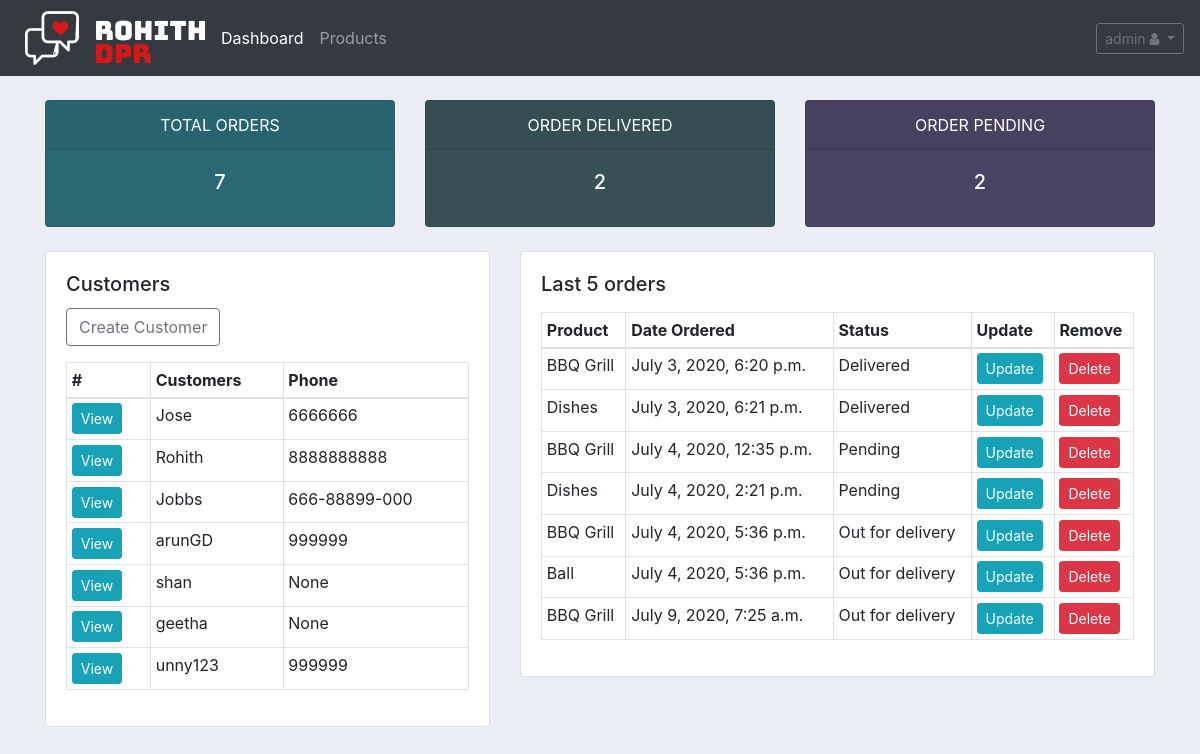
The app's page / (signed in) with its own data.
### accounts/models.py (models this page shows, shortened)
class Customer(models.Model):
    user = models.OneToOneField(User, null=True, blank=True, on_delete=models.CASCADE)
    name = models.CharField(max_length=200, null=True)
    profile_pic = models.ImageField(default='pro.jpg', null=True, blank=True)
    phone = models.CharField(max_length=200, null=True)
    email = models.CharField(max_length=200, null=True)
    date_created = models.DateTimeField(auto_now_add=True, null=True)

class Order(models.Model):
    STATUS = (
        ('Pending', 'Pending'),
        ('Out for delivery', 'Out for delivery'),
        ('Delivered', 'Delivered')
    )
    customer = models.ForeignKey(Customer, null=True, on_delete=models.SET_NULL)
    product = models.ForeignKey(Product, null=True, on_delete=models.SET_NULL)
    date_created = models.DateTimeField(auto_now_add=True, null=True)
    status = models.CharField(max_length=200, null=True, choices=STATUS)
    note = models.CharField(max_length=1000, null=True)

class Product(models.Model):
    CATEGORY = (
        ('Indoor', 'Indoor'),
        ('Out Door', 'Out Door')
    )
    name = models.CharField(max_length=300, null=True)
    price = models.FloatField(null=True)
    category = models.CharField(max_length=200, null=True, choices=CATEGORY)
    description = models.CharField(max_length=1000, null=True)
    date_created = models.DateTimeField(auto_now_add=True, null=True)
    tags = models.ManyToManyField(Tag)
    def __str__(self):
        return self.name

### accounts/decorators.py (the view)
    def wrapper_func(request, *args, **kwargs):
        group = None
        if request.user.groups.exists():
            group = request.user.groups.all()[0].name
        if group == 'admin':
            return view_func(request, *args, **kwargs)
        if group == 'customer':
            return redirect('user_page')

### accounts/views.py (called while the page is built)
@login_required(login_url='login_page')
@admin_only
def home(request):
    orders = Order.objects.all()
    customers = Customer.objects.all()
    total_orders = orders.count()
    delivered = orders.filter(status='Delivered').count()
    pending = orders.filter(status='Pending').count()
    context = {'orders': orders, 'customers': customers, 'total_orders': total_orders,
               'delivered': delivered, 'pending': pending}
    return render(request, 'accounts/dashboard.html', context)

### accounts/templates/accounts/dashboard.html
{% extends 'accounts/main.html' %}
{% block content %}
{% include 'accounts/status.html' %}
<br/>
<div class="container">
    <div class="row">
        <div class="col-md-5">
            <div class="card">
                <div class="card-body">
                    <h5 class="card-title">Customers</h5>
                    <button type="button" class="btn btn-outline-secondary btn-small">Create Customer</button>
                    <p class="card-text">
                    <table class="table table-bordered table-sm">
                        <thead>
                        <tr>
                            <th>#</th>
                            <th scope="col">Customers</th>
                            <th scope="col">Phone</th>
                        </tr>
                        </thead>
                        <tbody>
                        {% for customer in customers %}
                        <tr>
                            <td><a class="btn btn-sm btn-info" href="{% url 'customer_page' customer.id %}">View</a></td>
                            <td>{{ customer.name }}</td>
                            <td>{{ customer.phone }}</td>
                        </tr>
                        {% endfor %}
                        </tbody>
                    </table>
                    </p>
                </div>
            </div>
        </div>
        <div class="col-md-7">
            <div class="card">
                <div class="card-body">
                    <h5 class="card-title">Last 5 orders</h5>
                    <p class="card-text">
                    <table class="table table-bordered table-sm">
                        <thead>
                        <tr>
                            <th scope="col">Product</th>
                            <th scope="col">Date Ordered</th>
                            <th scope="col">Status</th>
                            <th scope="col">Update</th>
                            <th scope="col">Remove</th>
                        </tr>
                        </thead>
                        <tbody>
                        {% for order in orders %}
                        <tr>
                            <td>{{ order.product }}</td>
                            <td>{{ order.date_created }}</td>
                            <td>{{ order.status }}</td>
                            <td><a class="btn btn-sm btn-info" href="{% url 'update_order_form' order.id %}">Update</a></td>
                            <td><a class="btn btn-sm btn-danger" href="{% url 'delete_order_form' order.id %}">Delete</a></td>
                        </tr>
                        {% endfor %}
                        </tbody>
                    </table>
                    </p>
                </div>
            </div>
        </div>
    </div>
</div>
{% endblock %}

### accounts/templates/accounts/main.html (shortened to what this page needs)
{% load static %}
<!DOCTYPE html>
<html lang="en">
<head>
    <link rel="stylesheet" href="https://maxcdn.bootstrapcdn.com/bootstrap/4.0.0/css/bootstrap.min.css"
>
    <link rel="stylesheet" href="https://stackpath.bootstrapcdn.com/font-awesome/4.7.0/css/font-awesome.min.css"
>
    <link rel="stylesheet" href="{% static 'css/main.css' %}">
</head>
<body>
{% include 'accounts/navbar.html' %}
{% block content %}
{% endblock %}
</body>
</html>

### accounts/templates/accounts/navbar.html (shortened to what this page needs)
{% load static %}
<nav class="navbar navbar-expand-lg navbar-dark bg-dark">
    <a href="{% url 'home_page' %}"><img src="{% static 'images/logo_new_one.png' %}"></a>
    <div class="collapse navbar-collapse" id="navbarNav">
        <ul class="navbar-nav">
            <li class="nav-item active">
                <a class="nav-link" href="{% url 'home_page' %}">Dashboard</a>
            </li>
            {% if request.user.is_staff %}
            <li class="nav-item">
                <a class="nav-link" href="{% url 'product_page'%}">Products</a>
            </li>
            {% endif %}
        </ul>
    </div>
    <div class="btn-group" role="group" aria-label="Button group with nested dropdown">
        <div class="btn-group btn-group-sm" role="group">
            <button id="btnGroupDrop1" type="button" class="btn btn-outline-secondary dropdown-toggle"
                    data-toggle="dropdown"
                    aria-haspopup="true" aria-expanded="false">
                {{ request.user }} <i class="fa fa-user"></i>
            </button>
        </div>
    </div>
</nav>

### accounts/templates/accounts/status.html (shortened to what this page needs)
<br/>
<div class="container">
    <div class="row">
        <div class="col-md-4">
            <div class="card text-center text-white" id="total-orders">
                <div class="card-header"> TOTAL ORDERS </div>
                <div class="card-body">
                    <h5 class="card-title">{{ total_orders }}</h5>
                </div>
            </div>
        </div>
        <div class="col-md-4">
            <div class="card text-center text-white" id="order-delivered">
                 <div class="card-header"> ORDER DELIVERED </div>
                <div class="card-body">
                    <h5 class="card-title">{{ delivered }}</h5>
                </div>
            </div>
        </div>
        <div class="col-md-4">
            <div class="card text-center text-white" id="order-pending">
                 <div class="card-header"> ORDER PENDING </div>
                <div class="card-body">
                    <h5 class="card-title">{{ pending }}</h5>
                </div>
            </div>
        </div>
    </div>
</div>

### static/css/main.css (style rules this page uses)
body { background-color : #ebeff5; }
#total-orders { background-color : #2a6873; }
#order-delivered { background-color : #375156; }
#order-pending { background-color : #4a4363; }

### records on screen
Customer: name "Jose", phone "6666666"
Customer: name "Rohith", phone "8888888888"
Customer: name "Jobbs", phone "666-88899-000"
Customer: name "arunGD", phone "999999"
Customer: name "shan", phone "None"
Customer: name "geetha", phone "None"
Customer: name "unny123", phone "999999"
Order: product "BBQ Grill", date_created "July 3, 2020, 6:20 p.m.", status "Delivered"
Order: product "Dishes", date_created "July 3, 2020, 6:21 p.m.", status "Delivered"
Order: product "BBQ Grill", date_created "July 4, 2020, 12:35 p.m.", status "Pending"
Order: product "Dishes", date_created "July 4, 2020, 2:21 p.m.", status "Pending"
Order: product "BBQ Grill", date_created "July 4, 2020, 5:36 p.m.", status "Out for delivery"
Order: product "Ball", date_created "July 4, 2020, 5:36 p.m.", status "Out for delivery"
Order: product "BBQ Grill", date_created "July 9, 2020, 7:25 a.m.", status "Out for delivery"

### other values on screen
{{ request.user }} "admin"
{{ total_orders }} "7"
{{ delivered }} "2"
{{ pending }} "2"
